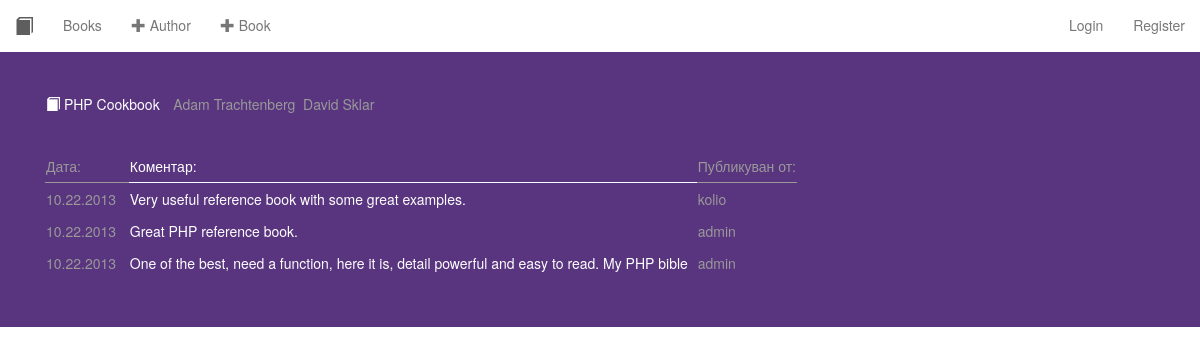
The page /book_comments.php?id=PHP Cookbook on the database its author committed.
### tables this page shows
CREATE TABLE IF NOT EXISTS `comments` (
  `comment_id` int(11) NOT NULL AUTO_INCREMENT,
  `comment_text` text NOT NULL,
  `comment_date` timestamp NOT NULL DEFAULT CURRENT_TIMESTAMP,
  `book_id` int(11) NOT NULL,
  `user_id` int(11) NOT NULL,
  PRIMARY KEY (`comment_id`),
  KEY `book_id` (`book_id`,`user_id`),
  KEY `user_id` (`user_id`)
);

CREATE TABLE IF NOT EXISTS `users` (
  `user_id` int(11) NOT NULL AUTO_INCREMENT,
  `user_name` varchar(50) NOT NULL,
  `user_pass` varchar(50) NOT NULL,
  PRIMARY KEY (`user_id`),
  KEY `user_name` (`user_name`)
);

### Comment.php (the view, shortened to what this page needs)
<?php
class Comment {
    public static function getComments($title) {
        $link = DbConnection::dbConnect();
        $result = $link->query('SELECT * FROM comments LEFT JOIN books ON comments.book_id=books.book_id LEFT JOIN users ON users.user_id=comments.user_id WHERE book_title=\'' . mysqli_real_escape_string($link, $title) . '\' ORDER BY comment_date DESC');
        if ($result->num_rows > 0) {
            echo '<table style="color:#999999"><tr><td style="border-bottom: 1px solid">Дата:</td><td style="border-bottom: 1px solid; color:white">Коментар:&nbsp&nbsp&nbsp</td><td style="border-bottom: 1px solid">Публикуван от:</td></tr>';
            while ($row = $result->fetch_object()) {
                echo '<tr><td>' . date("m.d.Y", strtotime($row->comment_date)) . '&nbsp&nbsp&nbsp</td><td style="color:white">' . $row->comment_text . '&nbsp&nbsp</td><td>' . $row->user_name . '</td></tr>';
            }
            echo '</table>';
        } else {
            echo '<div style="color:white">Няма коментари за тази книга!</div>';
        }
    }
}
?>

### rows shown on the page
comments: comment_date "10.22.2013", comment_text "Very useful reference book with some great examples.", user.user_name "kolio"
comments: comment_date "10.22.2013", comment_text "Great PHP reference book.", user.user_name "admin"
comments: comment_date "10.22.2013", comment_text "One of the best, need a function, here it is, detail powerful and easy to read. My PHP bible", user.user_name "admin"

### other values the page prints
$val['title'] "PHP Cookbook"
$value "Adam Trachtenberg"
$value "David Sklar"
